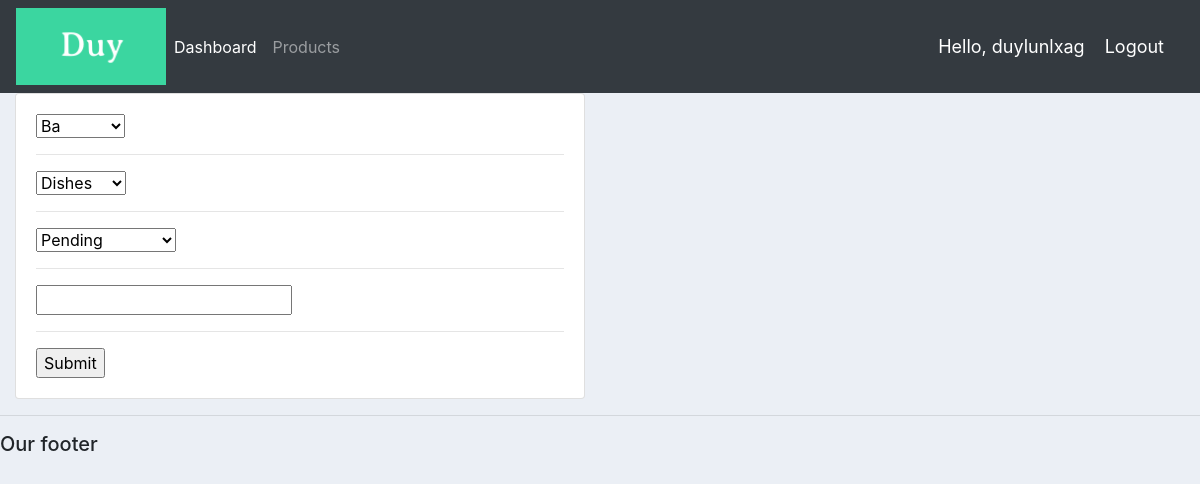
Before: /update_order/3/ (signed in) with the older database file.
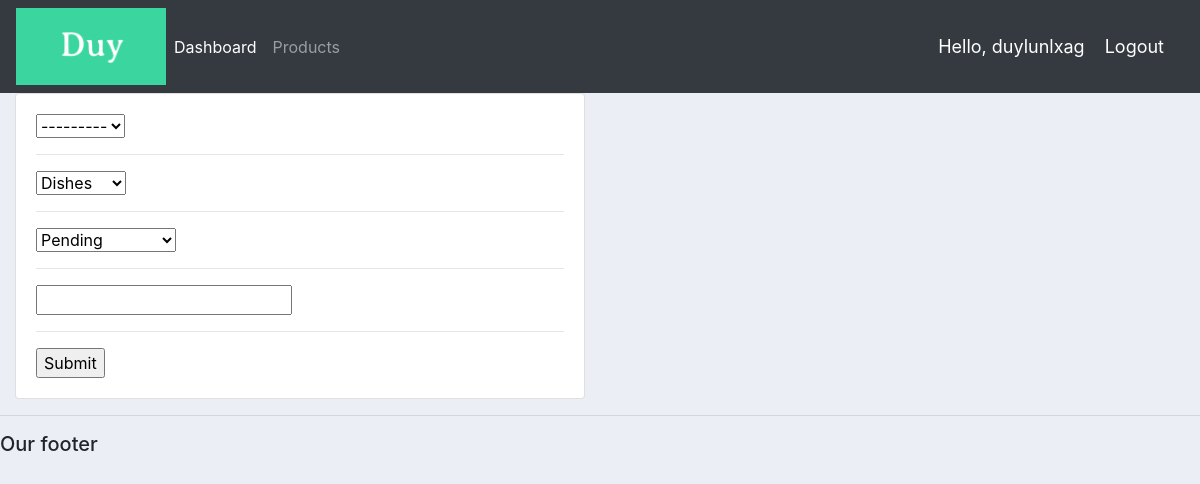
After: the same page with the newer database file.
### accounts/models.py (models this page shows)
class Order(models.Model):
	STATUS = (
			('Pending', 'Pending'),
			('Out for delivery', 'Out for delivery'),
			('Delivered', 'Delivered'),
			)
	customer = models.ForeignKey(Customer, null=True, on_delete= models.SET_NULL)
	product = models.ForeignKey(Product, null=True, on_delete= models.SET_NULL)
	date_created = models.DateTimeField(auto_now_add=True, null=True)
	status = models.CharField(max_length=200, null=True, choices=STATUS)
	note = models.CharField(max_length=1000, null=True)
	def __str__(self):
		return self.product.name

### accounts/decorators.py (the view)
		def wrapper_func(request, *args, **kwargs):
			group = None
			if request.user.groups.exists():
				group = request.user.groups.all()[0].name
			if group in allowed_roles:
				return view_func(request, *args, **kwargs)
			else:
				return HttpResponse('You are not authorized to view this page')

### accounts/forms.py
class OrderForm(ModelForm):
	class Meta:
		model = Order
		fields = '__all__'

### accounts/models.py (called while the page is built)
	def __str__(self):
		return self.name

	def __str__(self):
		return self.name

### accounts/views.py (called while the page is built)
@login_required(login_url='login')
@allowed_users(allowed_roles=['admin'])
def updateOrder(request, pk):
	order = Order.objects.get(id=pk)
	form = OrderForm(instance=order)
	print('ORDER:', order)
	if request.method == 'POST':
		form = OrderForm(request.POST, instance=order)
		if form.is_valid():
			form.save()
			return redirect('/')
	context = {'form':form}
	return render(request, 'accounts/order_form.html', context)

### accounts/templates/accounts/order_form.html (shortened to what this page needs)
{%  extends 'accounts/main.html' %}
{% load static %}
{% block content %}
<div class="row">
	<div class="col-md-6">
		<div class="card card-body">
			<form action="" method="POST">
				{% for field in form %}
					{{field}}
					<hr>
				{% endfor %}
				<input type="submit" name="Submit">
			</form>
		</div>
	</div>
</div>
{% endblock %}}

Changed rows visible on the page:
changed Order "Dishes": customer "Ba" → "---------"
